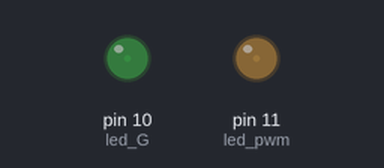
Bench run of a sketch on a simulated Arduino Uno, built with avr-gcc and run on an emulated ATmega328P. On the bench: output pins drawn as LEDs (lit = HIGH).

Above: at 0.05 s.
At 0.7 s:
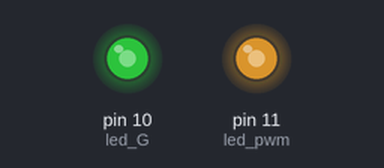
At 1.35 s:
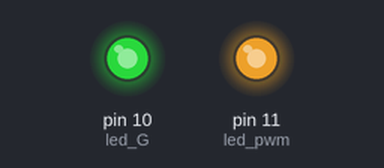
At 2.7 s:
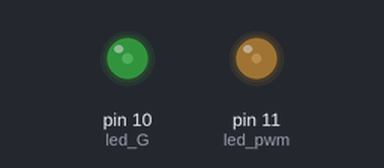
Timing chart, 0 to 7.0 s (numbered marks = the images above):
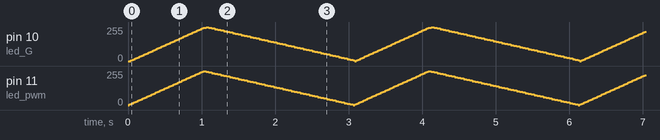

The sketch:

PWM.ino
```cpp
const int led_pwm = 11;
const int led_G = 10;
void setup() {
  // put your setup code here, to run once:

}

void loop() {

  for(int i = 0; i < 255; i +=5) {
    analogWrite(led_pwm, i);
    delay(20);
    analogWrite(led_G, i);
  }

  for(int i = 255; i > 0; i -=5) {
    analogWrite(led_pwm, i);
    delay(40);
    analogWrite(led_G, i);
  }

}
```
